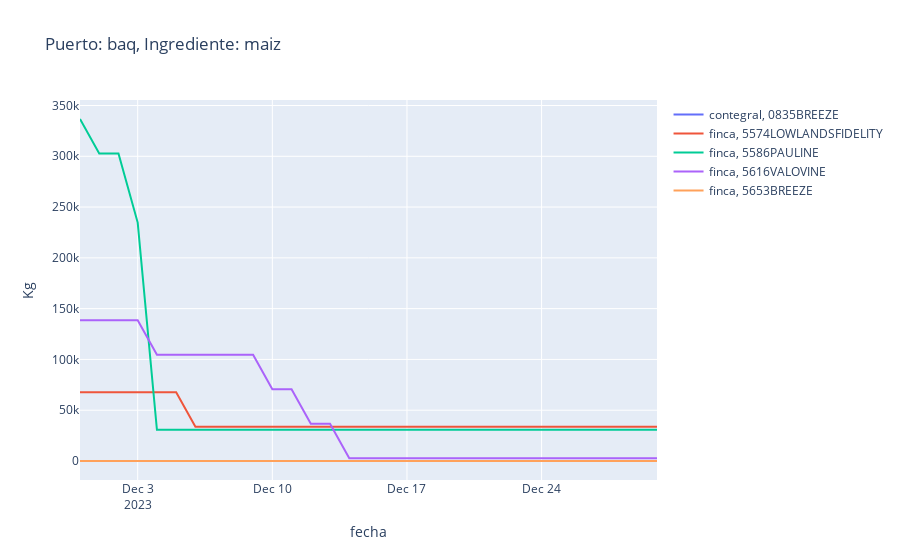
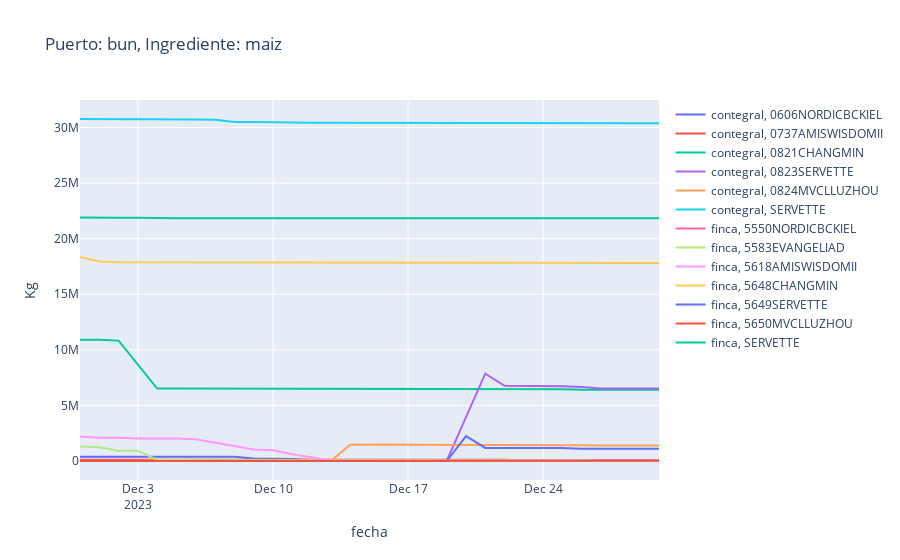
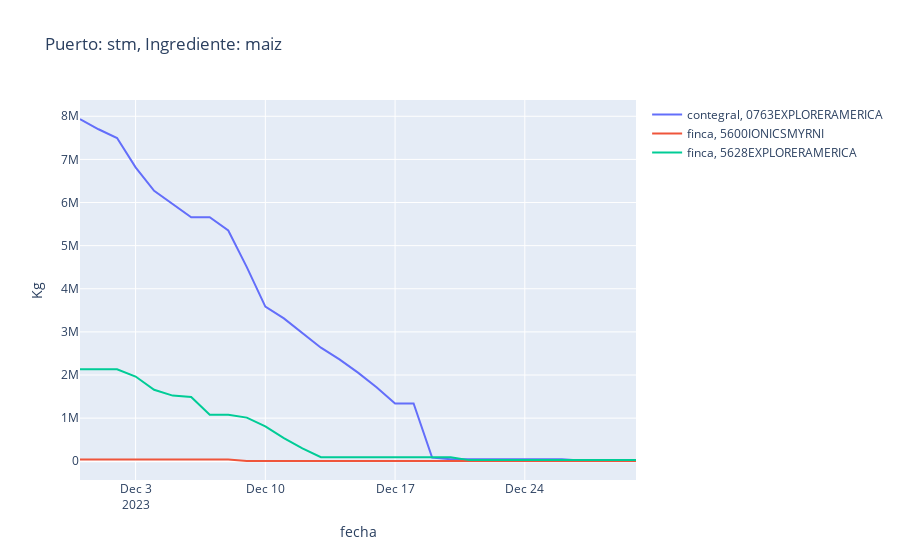
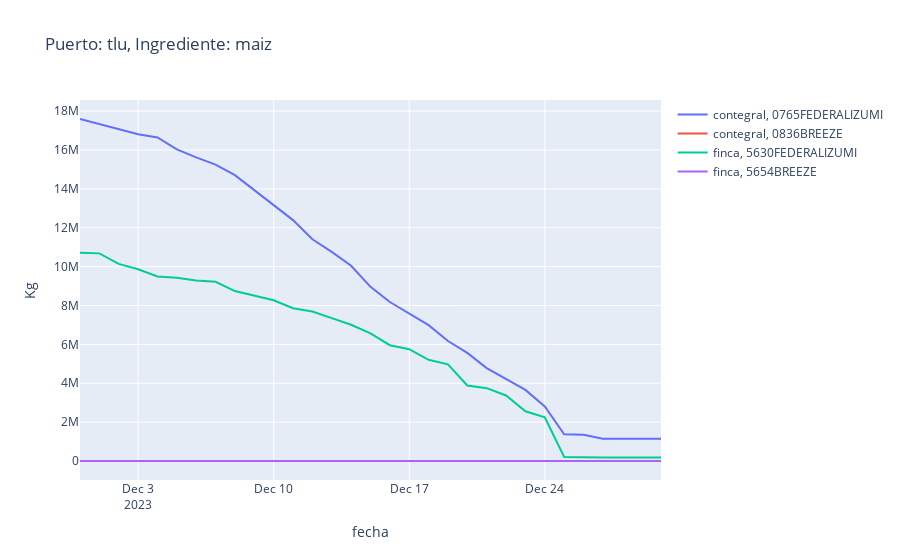

These figures' notebook cell, in order:
### Code cell
for puerto in puerto_df['puerto'].unique():
    fig = dibujar_inventario_ingrediente_puerto(df=puerto_df, puerto=puerto, ingrediente='maiz')
    fig.show()
